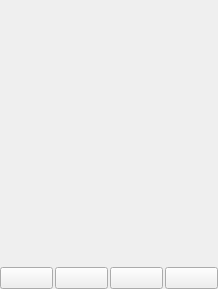
<?xml version="1.0" encoding="UTF-8"?>
<ui version="4.0">
 <class>Form</class>
 <widget class="QWidget" name="Form">
  <property name="geometry">
   <rect>
    <x>0</x>
    <y>0</y>
    <width>218</width>
    <height>289</height>
   </rect>
  </property>
  <property name="windowTitle">
   <string>Form</string>
  </property>
  <property name="windowOpacity">
   <double>0.000000000000000</double>
  </property>
  <layout class="QVBoxLayout" name="verticalLayout">
   <property name="spacing">
    <number>6</number>
   </property>
   <property name="leftMargin">
    <number>0</number>
   </property>
   <property name="topMargin">
    <number>0</number>
   </property>
   <property name="rightMargin">
    <number>0</number>
   </property>
   <property name="bottomMargin">
    <number>0</number>
   </property>
   <item>
    <spacer name="verticalSpacer">
     <property name="orientation">
      <enum>Qt::Vertical</enum>
     </property>
     <property name="sizeHint" stdset="0">
      <size>
       <width>20</width>
       <height>40</height>
      </size>
     </property>
    </spacer>
   </item>
   <item>
    <layout class="QVBoxLayout" name="custom_content_layout"/>
   </item>
   <item>
    <layout class="QHBoxLayout" name="horizontalLayout">
     <property name="spacing">
      <number>2</number>
     </property>
     <item>
      <widget class="QPushButton" name="open_widget">
       <property name="sizePolicy">
        <sizepolicy hsizetype="MinimumExpanding" vsizetype="Fixed">
         <horstretch>0</horstretch>
         <verstretch>0</verstretch>
        </sizepolicy>
       </property>
       <property name="minimumSize">
        <size>
         <width>0</width>
         <height>0</height>
        </size>
       </property>
       <property name="toolTip">
        <string>Open block widget</string>
       </property>
       <property name="text">
        <string/>
       </property>
      </widget>
     </item>
     <item>
      <widget class="QPushButton" name="open_logs">
       <property name="sizePolicy">
        <sizepolicy hsizetype="MinimumExpanding" vsizetype="Fixed">
         <horstretch>0</horstretch>
         <verstretch>0</verstretch>
        </sizepolicy>
       </property>
       <property name="toolTip">
        <string>Open block logs</string>
       </property>
       <property name="text">
        <string/>
       </property>
      </widget>
     </item>
     <item>
      <widget class="QPushButton" name="open_code">
       <property name="sizePolicy">
        <sizepolicy hsizetype="MinimumExpanding" vsizetype="Fixed">
         <horstretch>0</horstretch>
         <verstretch>0</verstretch>
        </sizepolicy>
       </property>
       <property name="toolTip">
        <string>Open block code</string>
       </property>
       <property name="text">
        <string/>
       </property>
      </widget>
     </item>
     <item>
      <widget class="QPushButton" name="open_doc">
       <property name="enabled">
        <bool>true</bool>
       </property>
       <property name="sizePolicy">
        <sizepolicy hsizetype="MinimumExpanding" vsizetype="Fixed">
         <horstretch>0</horstretch>
         <verstretch>0</verstretch>
        </sizepolicy>
       </property>
       <property name="toolTip">
        <string>Open block doc</string>
       </property>
       <property name="text">
        <string/>
       </property>
      </widget>
     </item>
    </layout>
   </item>
  </layout>
 </widget>
 <resources/>
 <connections/>
</ui>
